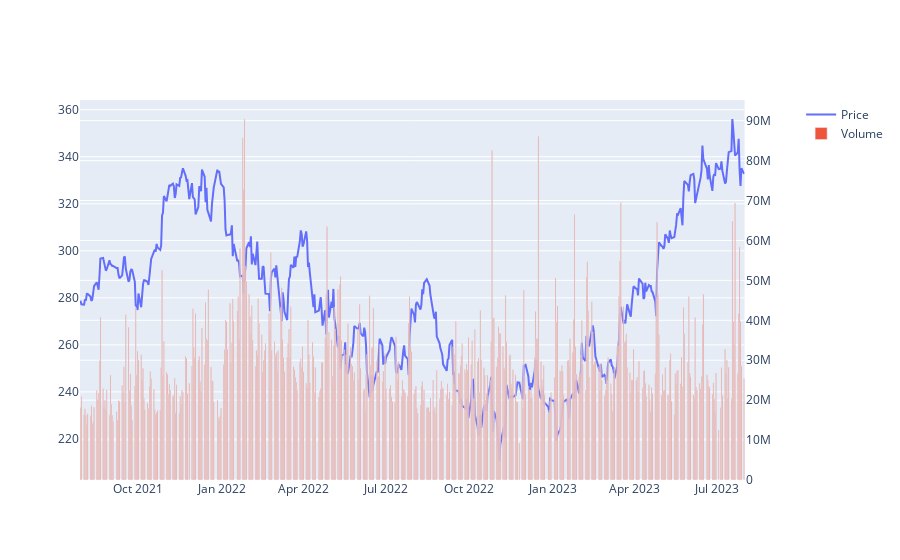

Notebook code for this chart:
### Code cell
fig2 = make_subplots(specs=[[{"secondary_y": True}]])
fig2.add_trace(go.Scatter(x=df.index,y=df['Close'],name='Price'),secondary_y=False)
fig2.add_trace(go.Bar(x=df.index,y=df['Volume'],name='Volume'),secondary_y=True)
fig2.show()

### Figure 1 — Plotly figure (JSON) as saved in the notebook; plotly's stock layout.template omitted (floating-point values rounded to 4 significant figures; data arrays with more than 128 entries replaced by an {"elided": "..."} marker saying what was removed)
{"data": [{"name": "Price", "type": "scatter", "x": {"elided": "504 str values"}, "xaxis": "x", "y": {"elided": "504 float values"}, "yaxis": "y"}, {"name": "Volume", "type": "bar", "x": {"elided": "504 str values"}, "xaxis": "x", "y": {"elided": "504 int values"}, "yaxis": "y2"}], "layout": {"xaxis": {"anchor": "y", "domain": [0, 0.94]}, "yaxis": {"anchor": "x", "domain": [0, 1]}, "yaxis2": {"anchor": "x", "overlaying": "y", "side": "right"}}}
